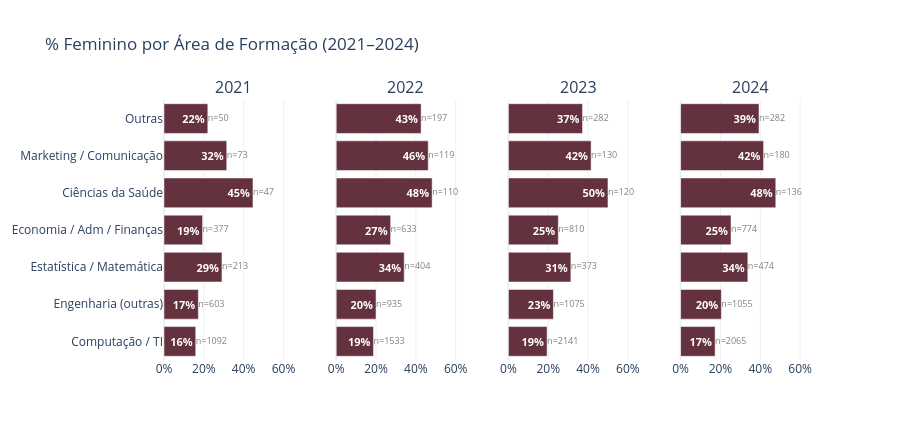

This figure's notebook cell:
### Markdown cell above
### 2.6 — Área de formação por gênero

### Code cell
AREA_ORDEM = [
    'Computação / TI',
    'Engenharia (outras)',
    'Estatística / Matemática',
    'Economia / Adm / Finanças',
    'Ciências da Saúde',
    'Marketing / Comunicação',
    'Outras',
]
 
fig = subplots_pct_fem(
    df, 'area_formacao', AREA_ORDEM,
    '% Feminino por Área de Formação (2021–2024)',
    height=440,
)
fig.show()

### Figure 1 — Plotly figure (JSON) as saved in the notebook; plotly's stock layout.template omitted (floating-point values rounded to 4 significant figures)
{"data": [{"customdata": [1092, 603, 213, 377, 47, 73, 50], "hovertemplate": "%{y}: %{x:.1f}% feminino (n=%{customdata})<extra></extra>", "marker": {"color": "#64313E"}, "orientation": "h", "showlegend": false, "text": ["<b>16%</b>", "<b>17%</b>", "<b>29%</b>", "<b>19%</b>", "<b>45%</b>", "<b>32%</b>", "<b>22%</b>"], "textfont": {"color": "white", "size": 11}, "textposition": "inside", "type": "bar", "x": [15.93, 17.25, 29.11, 19.36, 44.68, 31.51, 22], "xaxis": "x", "y": ["Computação / TI", "Engenharia (outras)", "Estatística / Matemática", "Economia / Adm / Finanças", "Ciências da Saúde", "Marketing / Comunicação", "Outras"], "yaxis": "y"}, {"mode": "text", "showlegend": false, "text": ["n=1092", "n=603", "n=213", "n=377", "n=47", "n=73", "n=50"], "textfont": {"color": "gray", "size": 9}, "textposition": "middle right", "type": "scatter", "x": [15.93, 17.25, 29.11, 19.36, 44.68, 31.51, 22], "xaxis": "x", "y": ["Computação / TI", "Engenharia (outras)", "Estatística / Matemática", "Economia / Adm / Finanças", "Ciências da Saúde", "Marketing / Comunicação", "Outras"], "yaxis": "y"}, {"customdata": [1533, 935, 404, 633, 110, 119, 197], "hovertemplate": "%{y}: %{x:.1f}% feminino (n=%{customdata})<extra></extra>", "marker": {"color": "#64313E"}, "orientation": "h", "showlegend": false, "text": ["<b>19%</b>", "<b>20%</b>", "<b>34%</b>", "<b>27%</b>", "<b>48%</b>", "<b>46%</b>", "<b>43%</b>"], "textfont": {"color": "white", "size": 11}, "textposition": "inside", "type": "bar", "x": [18.72, 20, 34.16, 27.33, 48.18, 46.22, 42.64], "xaxis": "x2", "y": ["Computação / TI", "Engenharia (outras)", "Estatística / Matemática", "Economia / Adm / Finanças", "Ciências da Saúde", "Marketing / Comunicação", "Outras"], "yaxis": "y2"}, {"mode": "text", "showlegend": false, "text": ["n=1533", "n=935", "n=404", "n=633", "n=110", "n=119", "n=197"], "textfont": {"color": "gray", "size": 9}, "textposition": "middle right", "type": "scatter", "x": [18.72, 20, 34.16, 27.33, 48.18, 46.22, 42.64], "xaxis": "x2", "y": ["Computação / TI", "Engenharia (outras)", "Estatística / Matemática", "Economia / Adm / Finanças", "Ciências da Saúde", "Marketing / Comunicação", "Outras"], "yaxis": "y2"}, {"customdata": [2141, 1075, 373, 810, 120, 130, 282], "hovertemplate": "%{y}: %{x:.1f}% feminino (n=%{customdata})<extra></extra>", "marker": {"color": "#64313E"}, "orientation": "h", "showlegend": false, "text": ["<b>19%</b>", "<b>23%</b>", "<b>31%</b>", "<b>25%</b>", "<b>50%</b>", "<b>42%</b>", "<b>37%</b>"], "textfont": {"color": "white", "size": 11}, "textposition": "inside", "type": "bar", "x": [19.43, 22.6, 31.37, 25.06, 50, 41.54, 37.23], "xaxis": "x3", "y": ["Computação / TI", "Engenharia (outras)", "Estatística / Matemática", "Economia / Adm / Finanças", "Ciências da Saúde", "Marketing / Comunicação", "Outras"], "yaxis": "y3"}, {"mode": "text", "showlegend": false, "text": ["n=2141", "n=1075", "n=373", "n=810", "n=120", "n=130", "n=282"], "textfont": {"color": "gray", "size": 9}, "textposition": "middle right", "type": "scatter", "x": [19.43, 22.6, 31.37, 25.06, 50, 41.54, 37.23], "xaxis": "x3", "y": ["Computação / TI", "Engenharia (outras)", "Estatística / Matemática", "Economia / Adm / Finanças", "Ciências da Saúde", "Marketing / Comunicação", "Outras"], "yaxis": "y3"}, {"customdata": [2065, 1055, 474, 774, 136, 180, 282], "hovertemplate": "%{y}: %{x:.1f}% feminino (n=%{customdata})<extra></extra>", "marker": {"color": "#64313E"}, "orientation": "h", "showlegend": false, "text": ["<b>17%</b>", "<b>20%</b>", "<b>34%</b>", "<b>25%</b>", "<b>48%</b>", "<b>42%</b>", "<b>39%</b>"], "textfont": {"color": "white", "size": 11}, "textposition": "inside", "type": "bar", "x": [17.34, 20.47, 33.76, 25.32, 47.79, 41.67, 39.36], "xaxis": "x4", "y": ["Computação / TI", "Engenharia (outras)", "Estatística / Matemática", "Economia / Adm / Finanças", "Ciências da Saúde", "Marketing / Comunicação", "Outras"], "yaxis": "y4"}, {"mode": "text", "showlegend": false, "text": ["n=2065", "n=1055", "n=474", "n=774", "n=136", "n=180", "n=282"], "textfont": {"color": "gray", "size": 9}, "textposition": "middle right", "type": "scatter", "x": [17.34, 20.47, 33.76, 25.32, 47.79, 41.67, 39.36], "xaxis": "x4", "y": ["Computação / TI", "Engenharia (outras)", "Estatística / Matemática", "Economia / Adm / Finanças", "Ciências da Saúde", "Marketing / Comunicação", "Outras"], "yaxis": "y4"}], "layout": {"annotations": [{"font": {"size": 16}, "showarrow": false, "text": "2021", "x": 0.1062, "xanchor": "center", "xref": "paper", "y": 1, "yanchor": "bottom", "yref": "paper"}, {"font": {"size": 16}, "showarrow": false, "text": "2022", "x": 0.3688, "xanchor": "center", "xref": "paper", "y": 1, "yanchor": "bottom", "yref": "paper"}, {"font": {"size": 16}, "showarrow": false, "text": "2023", "x": 0.6313, "xanchor": "center", "xref": "paper", "y": 1, "yanchor": "bottom", "yref": "paper"}, {"font": {"size": 16}, "showarrow": false, "text": "2024", "x": 0.8938, "xanchor": "center", "xref": "paper", "y": 1, "yanchor": "bottom", "yref": "paper"}], "height": 440, "legend": {"orientation": "h", "x": 1, "xanchor": "right", "y": 1.02}, "title": {"text": "% Feminino por Área de Formação (2021–2024)"}, "xaxis": {"anchor": "y", "domain": [0, 0.2125], "range": [0, 70], "ticksuffix": "%"}, "xaxis2": {"anchor": "y2", "domain": [0.2625, 0.475], "range": [0, 70], "ticksuffix": "%"}, "xaxis3": {"anchor": "y3", "domain": [0.525, 0.7375], "range": [0, 70], "ticksuffix": "%"}, "xaxis4": {"anchor": "y4", "domain": [0.7875, 1], "range": [0, 70], "ticksuffix": "%"}, "yaxis": {"anchor": "x", "domain": [0, 1]}, "yaxis2": {"anchor": "x2", "domain": [0, 1], "matches": "y", "showticklabels": false}, "yaxis3": {"anchor": "x3", "domain": [0, 1], "matches": "y", "showticklabels": false}, "yaxis4": {"anchor": "x4", "domain": [0, 1], "matches": "y", "showticklabels": false}}}
